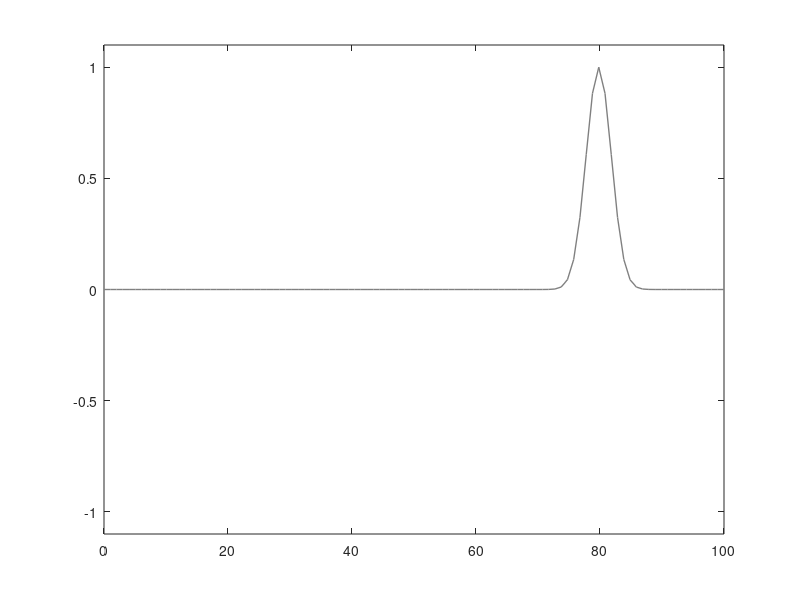
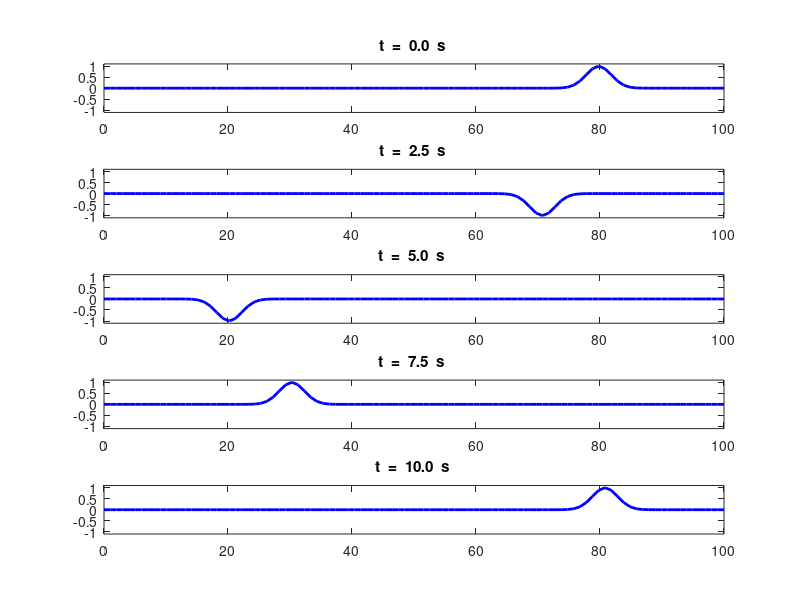

These charts were generated, in order, by the following MATLAB code: (Note: this script raises an error after producing the figures.)
% em_swe_01.m

% 14 nov 15
% Solving the scalar wave equation using the FDTD method
% Ian Cooper
% School of Physics, University of Sydney
% documentation: www.physics.usyd.edu.au/teach_res/mp/mphome.htm
% mscripts: www.physics.usyd.edu.au/teach_res/mp/mscripts

close all
clear all
clc
tic
% ========================================================================
% INPUTS
% ========================================================================

% Number of spatial grid points
  Nx = 100;
% Number of time steps
  Nt = 200;
% length of simulation region
   L = 100;
% wave or propagation speed
   v = 20;
% Courant number
   S = 1;

% ========================================================================
% SETUP
% ========================================================================

% Spatial grid spacing / time step / spatial grid
   hx = L / Nx;
   ht = S * hx / v;
   S2 = S^2;
   x = linspace(0, L , Nx);
   t = linspace(0,ht*Nt,Nt);
% Initialise wavefunction   
   u = zeros(Nx,Nt);

% Initialize wavefunction - pulse type (comment / uncomment flag)
    flag = 1;    % Gaussian pulse
   %  flag = 2;    % Rectangular pulse

if flag == 1
% Gaussian pulse inputs / 1st time step / 2nd time step
   A = 1;        % pulse amplitude
   s = 2;        % pulse width
   np = 80;      % pulse starting point given by index np
for nx = 2 : Nx-1   % time step nt = 1
   %  u(nx,1) = A .* exp(-0.5 .* ((x(nx)- x(np))./(s*hx)).^2);
    u(nx,1) = A .* exp(-0.5 .* ((nx-np)./s).^2);
end

for nx = 2 : Nx - 1   % time step 2
   %  u(nx,2) = A .* exp(-0.5 .* ((x(nx)-x(np) - v*ht)./(s*hx)).^2);
      u(nx,2) = A .* exp(-0.5 .* ((nx-np-1)./s).^2);
     %u(nx,2) = u(nx,1) - 0.5*S2*(u(nx+1,1) - 2*u(nx,1) + u(nx-1,1));
     %u(nx,2) =2*u(nx,1)-u(nx,1) + S2*(u(nx+1,1) - 2*u(nx,1)+u(nx-1,1)) ;  
 end
  %u(:,2) = u(:,1);
end

if flag == 2
% Rectangular pulse
   u(10:30,1) = 0.5;
   u(11:31,2) = 0.5;
end
%
%
% ========================================================================
% Solving the scalar wave equation FDTD   
% ========================================================================

for nt = 2 : Nt-1
    for nx = 2 : Nx-1
        u(nx,nt+1) = 2*u(nx,nt)- u(nx,nt-1)+ S2*(u(nx+1,nt) - 2*u(nx,nt) + u(nx-1,nt));     
    end
  % Boundary Conditions    comment / uncomment
      u(1, nt+1)  = 0;               % Fixed end
     u(Nx, nt+1) = 0;               % Fixed end
    %  u(Nx,nt+1) = u(Nx-1,nt+1);      % Free end
     % u(1,nt+1) = u(2,nt+1);          % Free end
    %  u(Nx,nt+1) = u(Nx-1,nt);      % ABC
end

% ========================================================================
% GRAPHICS
% ========================================================================
 
   figure(2)
      set(gcf,'units','normalized','position',[0.5,0.1,0.4,0.7]); 
      grid on
      col = 'b'; LW = 2; fs = 14;
      tm1 = 't  =  ';
      tm3 = '  s ';
      subplot(5,1,1)
         xP = x; yP = u(:,1);
         plot(xP, yP,col,'linewidth',LW);
         axis([0 L -1.1 1.1])
         tm2 = num2str(t(1),'%2.1f\n');
         tm = [tm1 tm2 tm3];
         title(tm);
      subplot(5,1,2)
         xP = x; yP = u(:,round(Nt/4));
         plot(xP, yP,col,'linewidth',LW);
         axis([0 L -1.1 1.1])
         tm2 = num2str(t(round(1*Nt/4)),'%2.1f\n');
         tm = [tm1 tm2 tm3];
         title(tm);
     subplot(5,1,3)
         xP = x; yP = u(:,round(2*Nt/4));
         plot(xP, yP,col,'linewidth',LW);
         axis([0 L -1.1 1.1]);
         tm2 = num2str(t(round(2*Nt/4)),'%2.1f\n');
         tm = [tm1 tm2 tm3];
         title(tm);
     subplot(5,1,4)
         xP = x; yP = u(:,round(3*Nt/4));
         plot(xP, yP,col,'linewidth',LW);
         axis([0 L -1.1 1.1]);
         tm2 = num2str(t(round(3*Nt/4)),'%2.1f\n');
         tm = [tm1 tm2 tm3];
         title(tm);
     subplot(5,1,5)
         xP = x; yP = u(:,round(Nt));
         plot(xP, yP,col,'linewidth',LW);
         axis([0 L -1.1 1.1]);
         tm2 = num2str(t(Nt),'%2.1f\n');
         tm = [tm1 tm2 tm3];
         title(tm);    
 
 % ========================================================================        
 %   ANIMATION: SAVE FILE AS animated gig
 % ========================================================================
 
   f_gif = 1;                 % flag: 0 animated gif NOT saved or 1 saved
   ag_name = 'ag_em_001.gif'; % file name for animated gif
   delay = 0.1;  % A scalar value 0 to 655 (inclusive)- specifies
                 % the delay in seconds before displaying the next image
 
% Setup for saving images (im)

 figure(1)
    set(gcf,'units','normalized','position',[0.05,0.1,0.4,0.3]);
    set(gcf,'color','w');
    grid on
    col = 'b'; LW = 2; fs = 14;
    c = 1;
    tm1 = 't  =  ';
    tm3 = '  s ';
  
    xP = x; yP = u(:,1); col = [0.5 0.5 0.5]; LW = 1;
    plot(xP, yP,'color',col,'linewidth',LW);
    axis([0 L -1.1 1.1]);
    
   % Ct = Nt/10;
    f = getframe(gcf);
    [im,map] = rgb2ind(f.cdata,256,'nodither');  %RGB to indexed images
        im(1,1,1,Nt) = 0;  
    
    
   LW = 2; col = [0.2 0.2 1];
   for nt = 1: Nt
      xP = x; yP = u(:,nt);
      plot(xP,yP,'color',col,'linewidth',LW);
      axis([0 L -1.1 1.1])
      grid on
      set(gca,'fontsize',fs);
      xlabel('x'); ylabel('u');
      tm2 = num2str(t(nt),3);
      tm = [tm1 tm2 tm3];
      title(tm);
      pause(0.1);
      drawnow;
     f = getframe(gcf);
     im(:,:,1,c) = rgb2ind(f.cdata,map,'nodither');
     c = c+1;
   end
   
     
         
if f_gif > 0

% im - images to be saved
% map - color map for images
% ag_name - file name for animated gif
% DelayTime - time delay in seconds between viewing images
% LoopCount - animated gif will continuously

imwrite(im,map,ag_name,'DelayTime',delay,'LoopCount',inf);

end     % end if 
% ========================================================================
toc
